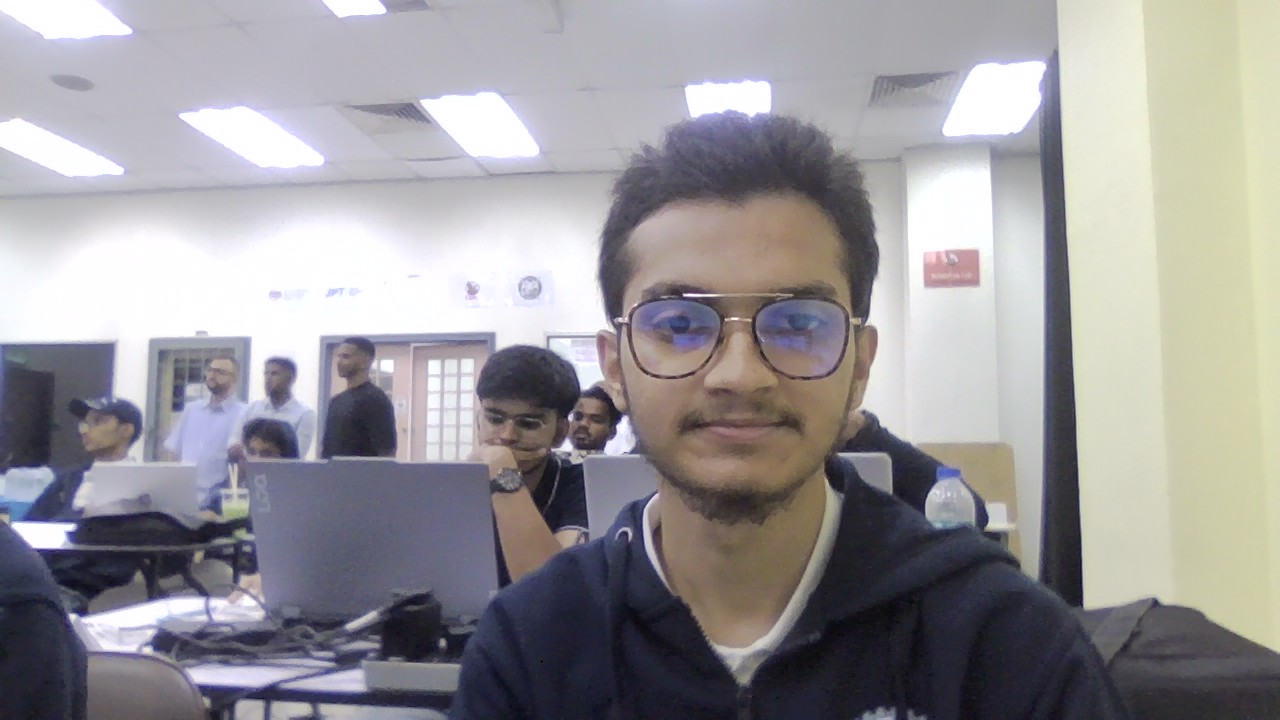
#> input picture Face Detection and Feature Localization/Pic1.jpg, 1280 x 720 px, given in place of the camera
$ python 'Q4.Face Blur.py'
#> lines starting #> are read from the running program, lines starting #| are printed output that depends on the picture; after the words box and inside, x2 and y2 are one past the last pixel; in counts of white or black regions, pixels touching at a corner belong together
import cv2
import datetime
import sys

def get_face_detector():
    cascade_path = cv2.data.haarcascades + "haarcascade_frontalface_default.xml"
    detector = cv2.CascadeClassifier(cascade_path)
    if detector.empty():
        raise IOError(f"Failed to load face cascade from: {cascade_path}")
    return detector

def blur_faces(frame, faces, blur_kernel=(51,51)):
    for (x, y, w, h) in faces:
        margin = int(0.1 * min(w, h))  # Slight margin around face
        x1 = max(0, x - margin)
        y1 = max(0, y - margin)
        x2 = min(frame.shape[1], x + w + margin)
        y2 = min(frame.shape[0], y + h + margin)
        roi = frame[y1:y2, x1:x2]
        if roi.size == 0:
            continue
        blurred = cv2.GaussianBlur(roi, blur_kernel, 0)
        frame[y1:y2, x1:x2] = blurred
    return frame

def main(video_source=0):
#> called with video_source = 0
    cap = cv2.VideoCapture(video_source)
    if not cap.isOpened():
        print(f"Error: cannot open video source {video_source}")
        return

    face_detector = get_face_detector()

    recording = False
    out = None

    width = int(cap.get(cv2.CAP_PROP_FRAME_WIDTH))
    height = int(cap.get(cv2.CAP_PROP_FRAME_HEIGHT))
    fps = cap.get(cv2.CAP_PROP_FPS)
    if fps <= 0 or fps is None:
        fps = 20.0

    print(f"Video source opened: width={width}, height={height}, fps={fps}")

    try:
        while True:
            ret, frame = cap.read()
#> frame is the input picture: shape (720, 1280, 3); mean B, G, R 154.4, 151.1, 153.7
            if not ret:
                print("Failed to grab frame, exiting.")
                break

            gray = cv2.cvtColor(frame, cv2.COLOR_BGR2GRAY)
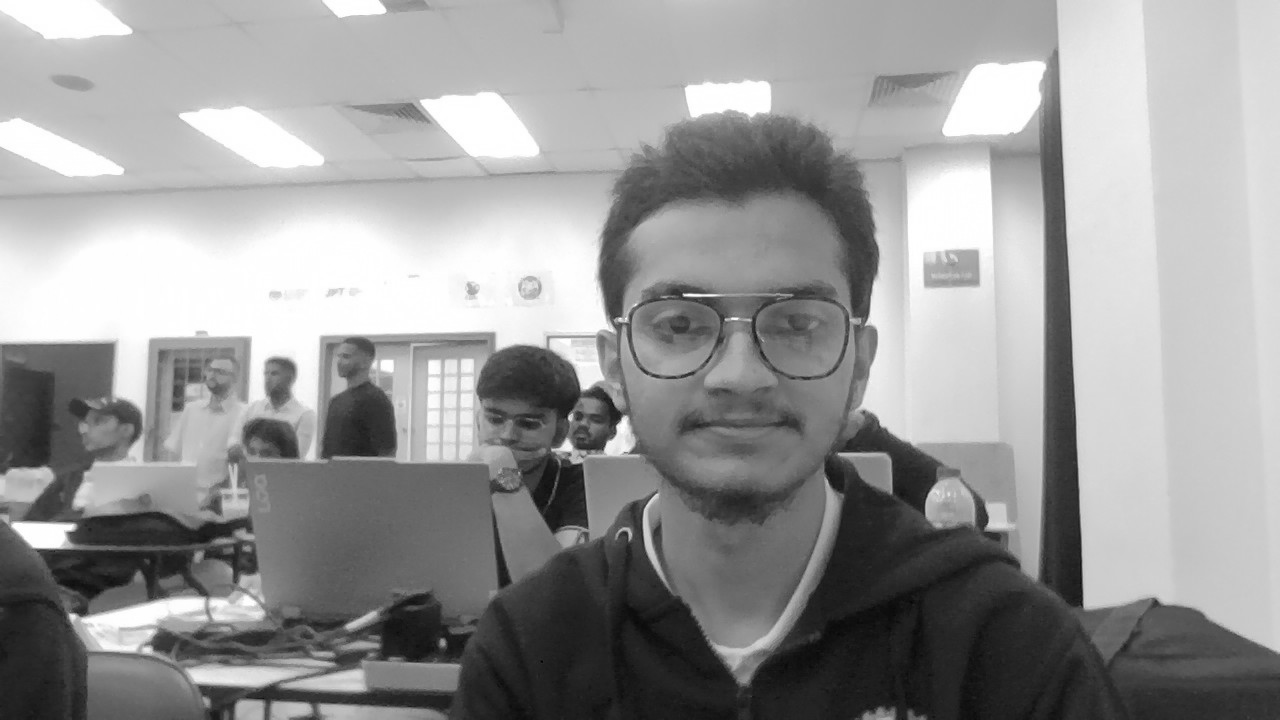
#> gray: shape (720, 1280); min 2, max 255, mean 152.2

            faces = face_detector.detectMultiScale(
                gray,
                scaleFactor=1.1,
                minNeighbors=5,
                minSize=(30, 30)
            )
#> faces = [[473, 391, 77, 77], [596, 213, 284, 284]]

            processed = blur_faces(frame, faces)
#> the loop in blur_faces, `for (x, y, w, h) in faces:` made 2 passes
#> (x, y, w, h, margin, x1, y1, x2) on passes 1 to 2: (473, 391, 77, 77, 7, 466, 384, 557), (596, 213, 284, 284, 28, 568, 185, 908)
#> pass 1, in blur_faces, `roi = frame[y1:y2, x1:x2]`:
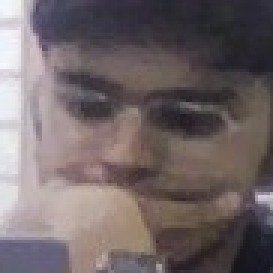
#> roi: shape (91, 91, 3) (shown 3 times larger); mean B, G, R 103.3, 101.7, 112.7
#> pass 1, in blur_faces, `blurred = cv2.GaussianBlur(roi, blur_kernel, 0)`:
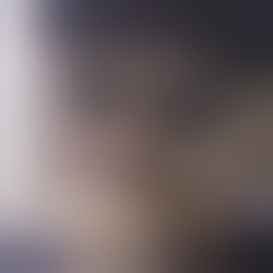
#> blurred: shape (91, 91, 3) (shown 3 times larger); mean B, G, R 103.2, 101.7, 112.7
#> pass 2, in blur_faces, `roi = frame[y1:y2, x1:x2]`:
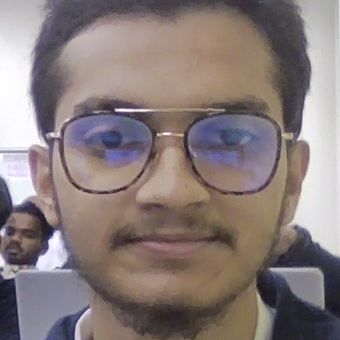
#> roi: shape (340, 340, 3); mean B, G, R 122.5, 124, 136.2
#> pass 2, in blur_faces, `blurred = cv2.GaussianBlur(roi, blur_kernel, 0)`:
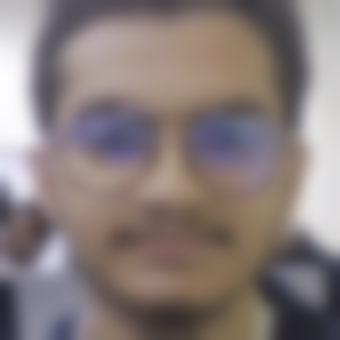
#> blurred: shape (340, 340, 3); mean B, G, R 122.5, 124, 136.2
#> after the loop in blur_faces, `for (x, y, w, h) in faces:`:
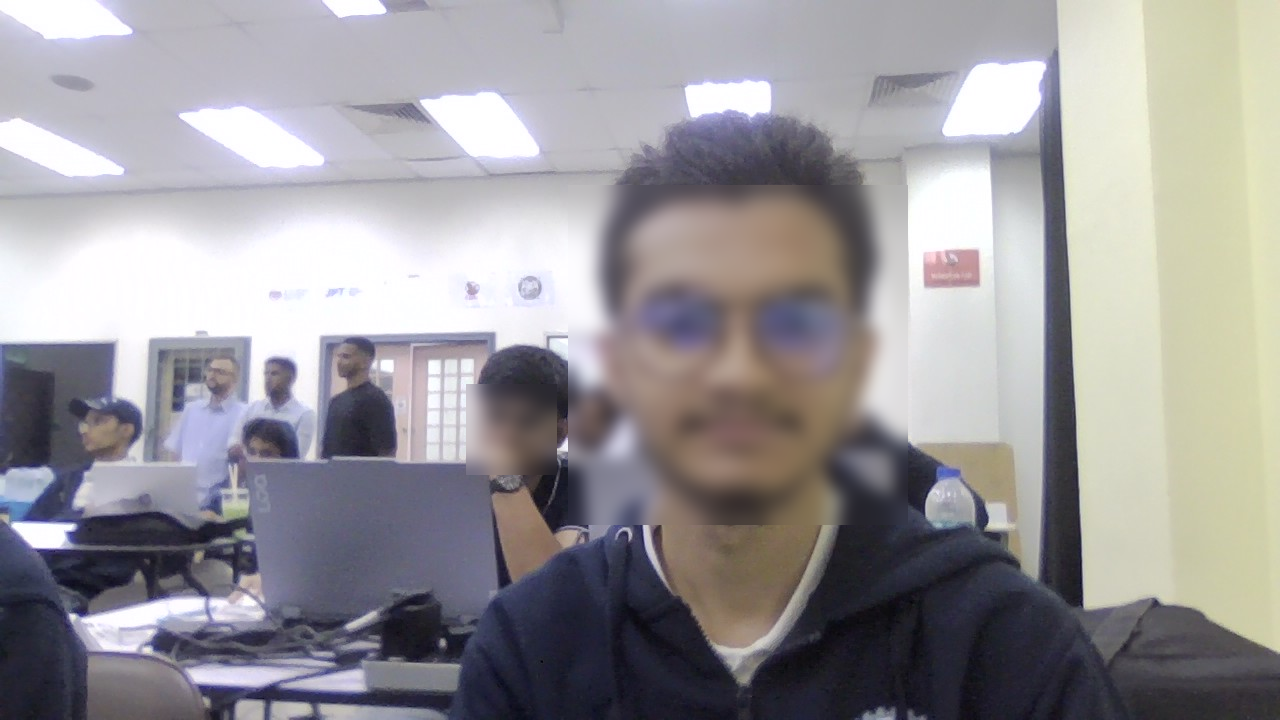
#> frame: shape (720, 1280, 3); 13.41% of pixels changed, all inside (x1, y1, x2, y2) = (466, 185, 908, 525)

            if recording and out is not None:
                out.write(processed)

            cv2.imshow("Face Blurred Live", processed)

            key = cv2.waitKey(1) & 0xFF
#> (key q is pressed here)
            if key == ord('q'):
                print("[INFO] Quit signal received.")
                break
            elif key == ord('s'):
                if not recording:
                    timestamp = datetime.datetime.now().strftime("%Y%m%d_%H%M%S")
                    filename = f"clip_{timestamp}.avi"
                    fourcc = cv2.VideoWriter_fourcc(*'XVID')
                    out = cv2.VideoWriter(filename, fourcc, fps, (width, height))
                    if not out.isOpened():
                        print("Error: unable to open output video writer.")
                        out = None
                        recording = False
                    else:
                        recording = True
                        print(f"[INFO] Recording started: {filename}")
                else:
                    recording = False
                    if out:
                        out.release()
                        out = None
                    print("[INFO] Recording stopped.")

    except KeyboardInterrupt:
        print("\n[INFO] Interrupted by user, exiting...")

    finally:
        print("[INFO] Cleaning up...")
        cap.release()
        if out:
            out.release()
        cv2.destroyAllWindows()

if __name__ == "__main__":
    main(video_source=0)

$ run again, on Face Detection and Feature Localization/01.webp
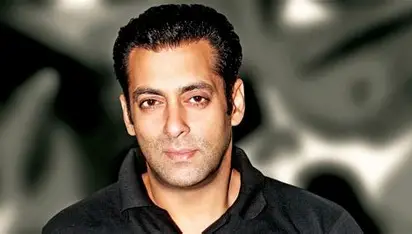
#> input picture Face Detection and Feature Localization/01.webp, 412 x 234 px, given in place of the camera
#> in main, frame is the input picture: shape (234, 412, 3); mean B, G, R 74.7, 87.8, 96.1
#> in main, `gray = cv2.cvtColor(frame, cv2.COLOR_BGR2GRAY)`:
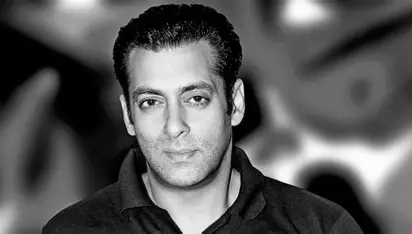
#> gray: shape (234, 412); min 0, max 255, mean 88.8
#> faces = [[114, 55, 120, 120]]
#> the loop in blur_faces, `for (x, y, w, h) in faces:` made 1 pass
#> (x, y, w, h, margin, x1, y1, x2) on pass 1: (114, 55, 120, 120, 12, 102, 43, 246)
#> after the loop in blur_faces, `for (x, y, w, h) in faces:`:
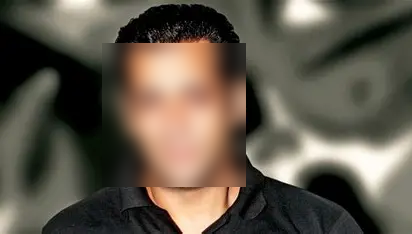
#> frame: shape (234, 412, 3); mean B, G, R 74.7, 87.9, 96.2
